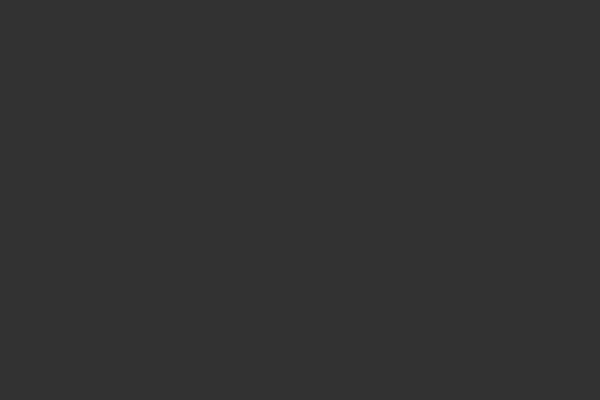
Frame 1 (no input)
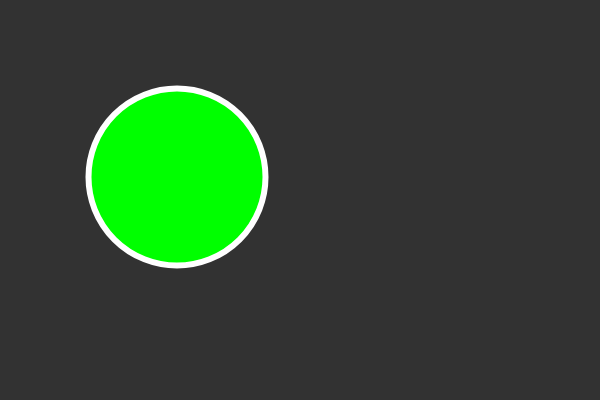
Frame 60 (no input)
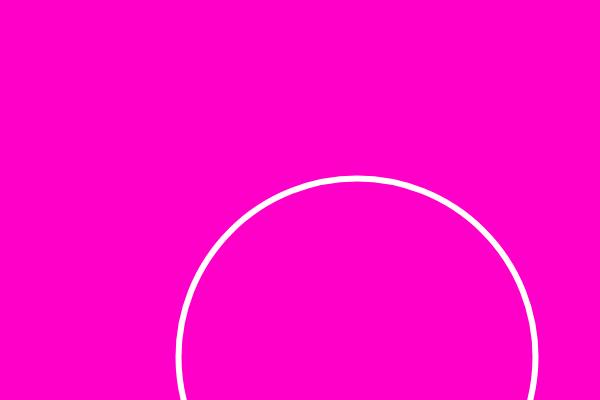
Frame 120 (the mouse pressed at the canvas centre since frame 60)

The p5.js sketch that drew these frames (run headless with seeded random() and noise() and a simulated clock; from frame 60 on, the mouse is pressed at the canvas centre):

// p5.js sketch
// ── sketch.js
var x = 0;
var y = 0;
var speed = 3;

function setup(){
    createCanvas(600,400);
}

function draw(){
    background(50);
    if(mouseIsPressed){
        background(255,0,200);
    }
    
    stroke(255);
    strokeWeight(6)
    
    if(mouseY<150){
        fill(0,255,0);
    }
    else{
        noFill();
    }
    
    ellipse(x,x,x,x);
    
    
    if(x>width || x<0){
        console.log("CIRCLE IS OFF SCREEN!!")
        speed = speed * -1;
    }
    
    
    x = x + speed;
    console.log(x);
}
